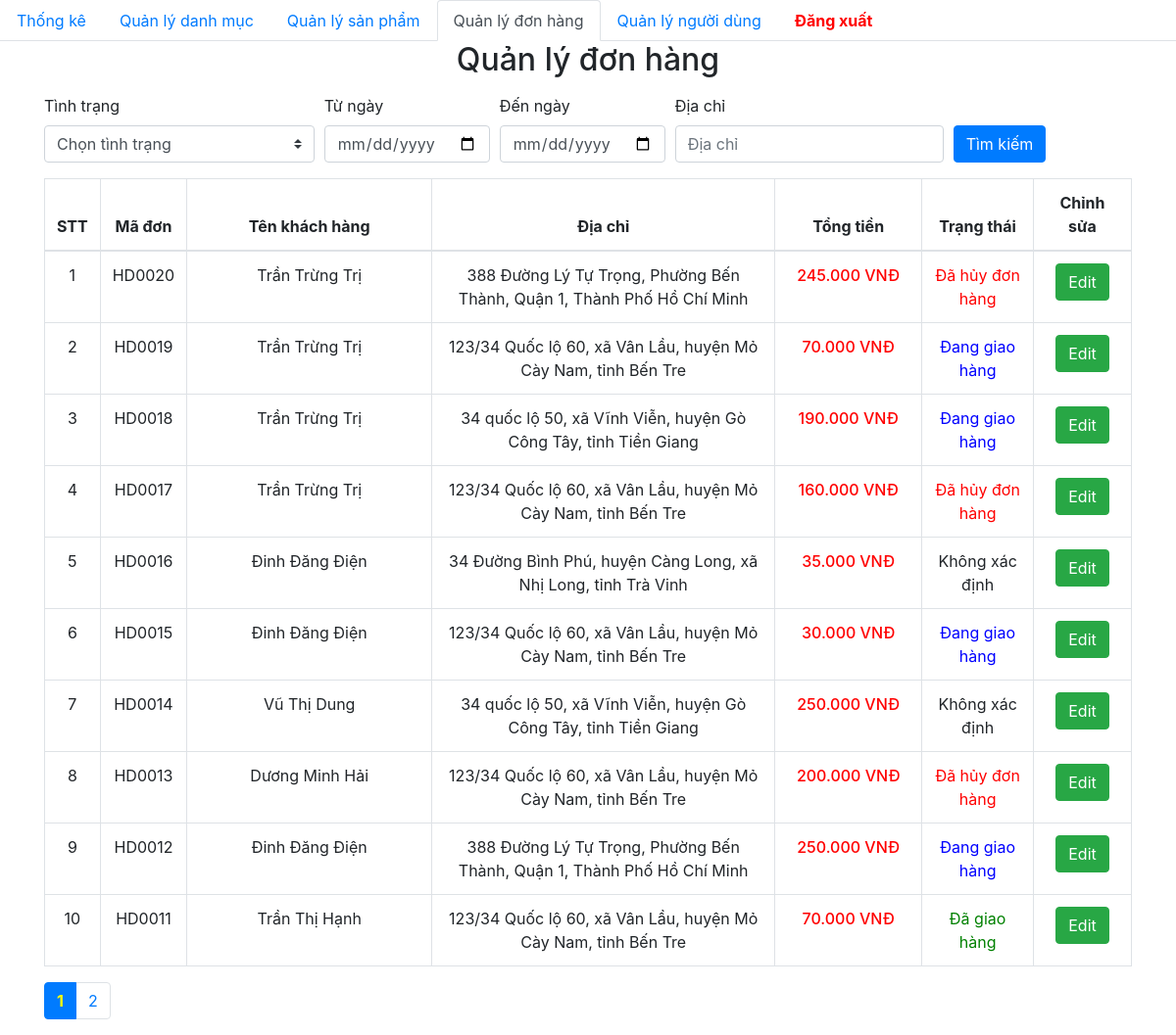
Screenshot of /PHP/admin/dashboard.php with the database file from the repository.
### tables this page shows
CREATE TABLE `orders` (
  `id` varchar(50) NOT NULL,
  `id_user` varchar(50) NOT NULL,
  `hoten` varchar(30) NOT NULL,
  `phone` varchar(12) NOT NULL,
  `address` text NOT NULL,
  `order_date` datetime NOT NULL,
  `delivery_date` datetime DEFAULT NULL,
  `payment` tinyint(1) NOT NULL,
  `status` tinyint(1) NOT NULL
);

### PHP/admin/database/dbhelper.php (called while the page is built, shortened)
<?php
function executeResult($sql)
{
	$con = mysqli_connect(HOST, USERNAME, PASSWORD, DATABASE);
	$result = mysqli_query($con, $sql);
	$data   = [];
	while ($row = mysqli_fetch_array($result, 1)) {
		$data[] = $row;
	}
	return $data;
}
function executeSingleResult($sql)
{
    $con = mysqli_connect(HOST, USERNAME, PASSWORD, DATABASE);
    $result = mysqli_query($con, $sql);
    $row = mysqli_fetch_array($result, MYSQLI_ASSOC);
    return $row;
}

### PHP/admin/dashboard.php (the view, shortened to what this page needs)
<?php
require_once('database/dbhelper.php');
$page = isset($_GET['page']) ? $_GET['page'] : 1;
$limit = 10;
$start = ($page - 1) * $limit;
$condition = '';
$sql = "SELECT orders.id AS order_id,
                order_details.id_order AS order_detail_id,
                orders.hoten, orders.address, orders.phone,
                product.price, orders.status, order_details.number,
                SUM(order_details.number * product.price) AS totalPrice
        FROM orders
        INNER JOIN order_details ON order_details.id_order = orders.id
        INNER JOIN user ON user.id_user = orders.id_user
        INNER JOIN product ON product.id = order_details.id_product
        $condition
        GROUP BY order_detail_id
        ORDER BY orders.order_date DESC";
$total_sql = "SELECT COUNT(*) as total FROM ($sql) as sub";
$total_records = executeSingleResult($total_sql)['total'];
$total_pages = ceil($total_records / $limit);
$sql .= " LIMIT $start, $limit";
$order_details_List = executeResult($sql);
function getStatus($status)
{
    switch ($status) {
        case 1:
            return 'Đang giao hàng';
        case 2:
            return 'Đã giao hàng';
        case 3:
            return 'Đã hủy đơn hàng';
        default:
            return 'Không xác định';
    }
}
function getStatusColorClass($status)
{
    switch ($status) {
        case 1:
            return 'blue';
        case 2:
            return 'green';
        case 3:
            return 'red';
        default:
            return '';
    }
}
?>
<!DOCTYPE html>
<html>
<head>
    <link rel="stylesheet" href="https://maxcdn.bootstrapcdn.com/bootstrap/4.4.1/css/bootstrap.min.css">
    <link href="https://cdn.jsdelivr.net/npm/summernote@0.8.18/dist/summernote.min.css" rel="stylesheet">
</head>
<body>
    <ul class="nav nav-tabs">
        <li class="nav-item">
            <a class="nav-link" href="index.php">Thống kê</a>
        </li>
        <li class="nav-item">
            <a class="nav-link" href="category/index.php">Quản lý danh mục</a>
        </li>
        <li class="nav-item">
            <a class="nav-link" href="product/">Quản lý sản phẩm</a>
        </li>
        <li class="nav-item ">
            <a class="nav-link active" href="dashboard.php">Quản lý đơn hàng</a>
        </li>
        <li class="nav-item">
            <a class="nav-link" href="user/">Quản lý người dùng</a>
        </li>
        <li class="nav-item">
            <a class="nav-link" href="../index.php" style="font-weight: bold; color: red">Đăng xuất</a>
        </li>
    </ul>
    <div class="container">
        <div class="panel panel-primary">
            <div class="panel-heading">
                <h2 class="text-center">Quản lý đơn hàng</h2>
            </div>
            <div class="panel-body">
                <form action="" method="GET" class="mt-3 mb-3">
                    <div class="form-row align-items-end">
                        <div class="col-auto">
                            <label for="status">Tình trạng</label>
                            <select class="custom-select" id="status" name="status">
                                <option value="">Chọn tình trạng</option>
                            </select>
                        </div>
                        <div class="col-auto">
                            <label for="start_date">Từ ngày</label>
                            <input type="date" class="form-control" id="start_date" name="start_date" value="<?= $_GET['start_date'] ?? '' ?>">
                        </div>
                        <div class="col-auto">
                            <label for="end_date">Đến ngày</label>
                            <input type="date" class="form-control" id="end_date" name="end_date" value="<?= $_GET['end_date'] ?? '' ?>">
                        </div>
                        <div class="col-auto">
                            <label for="address">Địa chỉ</label>
                            <input type="text" class="form-control" id="address" name="address" placeholder="Địa chỉ" value="<?= $_GET['address'] ?? '' ?>">
                        </div>
                        <div class="col-auto">
                            <button type="submit" class="btn btn-primary">Tìm kiếm</button>
                        </div>
                    </div>
                </form>
                <table class="table table-bordered table-hover">
                    <thead>
                        <tr style="font-weight: 500;text-align: center;">
                            <th width="50px">STT</th>
                            <th width="50px">Mã đơn</th>
                            <th width="250px">Tên khách hàng</th>
                            <th width="350px">Địa chỉ</th>
                            <th width="150px">Tổng tiền</th>
                            <th>Trạng thái</th>
                            <th width="100px">Chỉnh sửa</th>
                        </tr>
                    </thead>
                    <tbody>
                        <?php
                        $count = 0;
                        foreach ($order_details_List as $item) {
                            $count++;
                        ?>
                            <tr style="text-align: center;">
                                <td><?= $count ?></td>
                                <td><?= $item['order_id'] ?></td>
                                <td><?= $item['hoten'] ?></td>
                                <td><?= $item['address'] ?></td>
                                <td class="b-500 red"><?= number_format($item['totalPrice'], 0, ',', '.') ?><span> VNĐ</span></td>
                                <td style="color: <?= getStatusColorClass($item['status']) ?>"><?= getStatus($item['status']) ?></td>
                                <td>
                                    <a href="edit.php?order_id=<?= $item['order_id'] ?>" class="btn btn-success">Edit</a>
                                </td>
                            </tr>
                        <?php
                        }
                        ?>
                    </tbody>
                </table>
                <ul class="pagination">
                    <?php
                    for ($i = 1; $i <= $total_pages; $i++) {
                        if ($i == $page) {
                            echo '<li class="page-item active"><a class="page-link" style="color: yellow; font-weight: bold;" href="?page=' . $i . '">' . $i . '</a></li>';
                        } else {
                            echo '<li class="page-item"><a class="page-link" href="?page=' . $i . '">' . $i . '</a></li>';
                        }
                    }
                    ?>
                </ul>
            </div>
        </div>
    </div>
</body>
</html>

### PHP/admin/dashboard.php (style rules this page uses)
.b-500 { font-weight: 500; }
.red { color: red; }

### rows the page displays
orders: id "HD0020", hoten "Trần Trừng Trị", address "388 Đường Lý Tự Trọng, Phường Bến Thành, Quận 1, Thành Phố Hồ Chí Minh", totalPrice "245.000", status "Đã hủy đơn hàng"
orders: id "HD0019", hoten "Trần Trừng Trị", address "123/34 Quốc lộ 60, xã Vân Lầu, huyện Mỏ Cày Nam, tỉnh Bến Tre", totalPrice "70.000", status "Đang giao hàng"
orders: id "HD0018", hoten "Trần Trừng Trị", address "34 quốc lộ 50, xã Vĩnh Viễn, huyện Gò Công Tây, tỉnh Tiền Giang", totalPrice "190.000", status "Đang giao hàng"
orders: id "HD0017", hoten "Trần Trừng Trị", address "123/34 Quốc lộ 60, xã Vân Lầu, huyện Mỏ Cày Nam, tỉnh Bến Tre", totalPrice "160.000", status "Đã hủy đơn hàng"
orders: id "HD0016", hoten "Đinh Đăng Điện", address "34 Đường Bình Phú, huyện Càng Long, xã Nhị Long, tỉnh Trà Vinh", totalPrice "35.000", status "Không xác định"
orders: id "HD0015", hoten "Đinh Đăng Điện", address "123/34 Quốc lộ 60, xã Vân Lầu, huyện Mỏ Cày Nam, tỉnh Bến Tre", totalPrice "30.000", status "Đang giao hàng"
orders: id "HD0014", hoten "Vũ Thị Dung", address "34 quốc lộ 50, xã Vĩnh Viễn, huyện Gò Công Tây, tỉnh Tiền Giang", totalPrice "250.000", status "Không xác định"
orders: id "HD0013", hoten "Dương Minh Hải", address "123/34 Quốc lộ 60, xã Vân Lầu, huyện Mỏ Cày Nam, tỉnh Bến Tre", totalPrice "200.000", status "Đã hủy đơn hàng"
orders: id "HD0012", hoten "Đinh Đăng Điện", address "388 Đường Lý Tự Trọng, Phường Bến Thành, Quận 1, Thành Phố Hồ Chí Minh", totalPrice "250.000", status "Đang giao hàng"
orders: id "HD0011", hoten "Trần Thị Hạnh", address "123/34 Quốc lộ 60, xã Vân Lầu, huyện Mỏ Cày Nam, tỉnh Bến Tre", totalPrice "70.000", status "Đã giao hàng"
